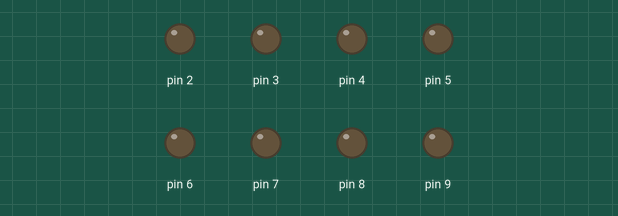
A sketch run on a simulated Arduino Uno, built with avr-gcc and run on an emulated ATmega328P. Parts: output pins drawn as LEDs (lit = HIGH).

Above: at 0.1 s.
Timing chart, 0 to 40.0 s (numbered marks = the images above):
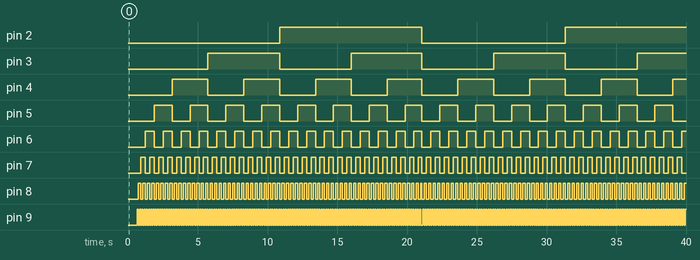

Measured:
- by itself, pin 2: LOW → HIGH at 10.9 s, → LOW 10.2 s later, → HIGH 10.3 s later
- by itself, pin 3: alternates HIGH for 5.1 s and LOW for 5.1 s
- by itself, pin 4: alternates HIGH for 2.6 s and LOW for 2.6 s
- by itself, pin 5: alternates HIGH for 1.3 s and LOW for 1.3 s
- by itself, pin 6: alternates HIGH for 0.64 s and LOW for 0.64 s
- by itself, pin 7: alternates HIGH for 0.32 s and LOW for 0.32 s
- by itself, pin 8: goes 63 × (HIGH 0.16 s, LOW 0.16 s), HIGH 0.08 s, 58 × (LOW 0.16 s, HIGH 0.16 s), LOW 0.16 s, then HIGH
- by itself, pin 9: goes 126 × (HIGH 0.08 s, LOW 0.08 s), HIGH 0.08 s, LOW 0.16 s, 117 × (HIGH 0.08 s, LOW 0.08 s), then HIGH

The sketch:

Binary_counter_trial.ino
```cpp
long previousMillis = 0;

//interval in milliseconds till the next loop
long interval = 500;

//initalizing the pin var
int pin[] = {LOW,LOW,LOW,LOW,LOW,LOW,LOW,LOW};
void setup()
{
  pinMode(2,OUTPUT);
  pinMode(3,OUTPUT);
  pinMode(4,OUTPUT);
  pinMode(5,OUTPUT);
  pinMode(6,OUTPUT);
  pinMode(7,OUTPUT);
  pinMode(8,OUTPUT);
  pinMode(9,OUTPUT);
}

void loop()
{
  //gets timing in milliseconds
  unsigned long currentMillis = millis();

  //tests if the time from the previous loop and this one have met requirements
  //of the specified time
  if(currentMillis - previousMillis > interval) {
    // save the last time you blinked the LED
    previousMillis = currentMillis;

    //first loop will go through 0 to 255
    for(int x=0; x<255; x++)
    {
      //makes the temp contain a binary version of the number x
       String temp = String(x,BIN);
      //this loop reads the characters in each element
      for(int y=0;y<8; y++)
      {
        //adds in the correct amount of zeros so that it will be a true
        //8-bit digit
        if (temp.length()<8)
        {
          for(int i=temp.length(); i<8; i++){
            //forces a 0 in front of temp
            temp="0"+temp;
          }
        }
        //statment determining if the character is a 1 or 0 and sets pin
        //accordingly
        if(temp.charAt(y)=='1')
        {
          pin[y]=HIGH;
        }
        else
        {
          pin[y]=LOW;
        }
        delay(10);
      }
      digitalWrite(2,pin[0]);
      digitalWrite(3,pin[1]);
      digitalWrite(4,pin[2]);
      digitalWrite(5,pin[3]);
      digitalWrite(6,pin[4]);
      digitalWrite(7,pin[5]);
      digitalWrite(8,pin[6]);
      digitalWrite(9,pin[7]);
    }
  }
}
```
